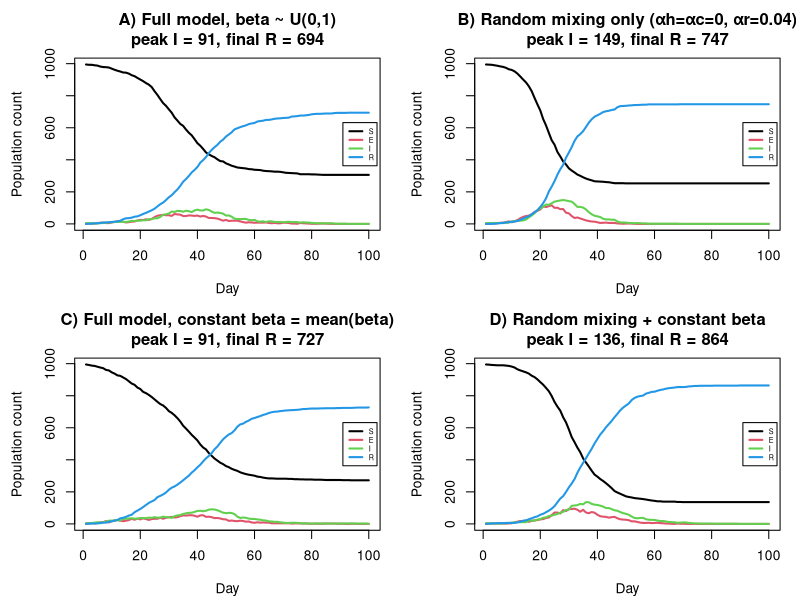

Write R code to recreate this figure.
###########################################################
####proj2 - Group 33 - Extended Statistical Programming ###
#### Group members as below ################################
#### Shuo Li (s2795688), Zhe Zhu (s2841606), Antrea Filippou (s2766374)
#### Contributions as below ################################
#### Shuo Li: xx (xx%) ###
#### Zhe Zhu: xx (xx%) ###
#### Antrea Filippou: xx (xx%) ###
############################################################

## Code to simulate epidemic dynamics using a social-structured SEIR model.
## The challenge is to extend the basic SEIR model by introducing 
## realistic social structures into how infections spread.
## In the basic SEIR model, people are assumed to infect each other completely at random. 
## Here we assume that people live in households and also have their own regular contact
## networks, reflecting relatively fixed social interactions like households, workplaces, and friend groups.
## Note that n people are uniformly distributed into household of sizes between 1 and hmax=5.
## Mathematically, there are n people each in one of the following four states: 
## Susceptible (S), Exposed (E), Infectious (I), or Recovered (R).
## Transitions between these states occur with the following daily probabilities:
## S → E : as a result of infection by someone in state I. Several ways for a person i in State I to
##   infect a person j in state S:
##   1. Within-household infection occurs with a daily probability αh of person i infecting j.
##   2. Regular contact network based infection occurs with a daily probability αc of i infecting j.
##   3. Random background infection occurs with probability αr * nc * (β_i * β_j) /
##      (mean(β)^2 * (n - 1)), where βi represents 'sociability' (infectiousness) parameter for the ith person
##      and nc is the average number of contacts per person.
## E → I : with daily probability γ (infection incubation rate)
## I → R : with daily probability δ (recovery rate)
## The aim is to investigate how incorporating social structure changes 
## epidemic dynamic compared to purely random mixing.

hmax<-5  ## use household size maximum to be 5 by default 
n<-1000  ## our code work with any population sizes, here we test and develop with n=1,000

h <- rep(  ## repeat household IDs
  seq_along(household_sizes <- sample(1:hmax, ceiling(n/mean(1:hmax)), replace = TRUE)),  
  ## sample from an integer sequence ranging from 1 to hmax =5 to generate a vector 
  ## representing the household sizes. Repeated selection is allowed in sampling 
  ## to ensure the uniform distribution of household sizes.
  household_sizes  ## repeat IDs according to household size
)[1:n]  ## trim vector to length n

get.net <- function(beta, h, nc = 15) {  
## function to generate regular contact network
## please note that people in the same household are excluded from such contacts. 
## beta is the n vector of β_i value for each person
## nc is the average number of contacts per person
  n <- length(beta)  ## total number of individuals
  if (n < 2L) return(vector("list", n))  ## return empty list if less than 2 people
  bbar <- mean(beta)  ## mean sociability (infectivity) parameter
  cst <- nc / (bbar^2 * (n - 1))  ## constant factor for exact pairwise probability: Pr_ij = cst * β_i * β_j
  alink <- vector("list", n)  ## initialize adjacency list
  
  H_ids <- unique(h)  ## unique household IDs
  HH <- vector("list", length(H_ids))  ## list to hold household members
  names(HH) <- as.character(H_ids)  ## name each list element by household ID
  for (hid in H_ids) {   ## loop over each household
    HH[[as.character(hid)]] <- which(h == hid)  ## store indices of household members
  }
  
  for (i in 1:(n - 1)) {  ## loop over individuals except last
    js <- (i + 1):n   ## potential partners to avoid duplicates
    hid <- h[i]  ## get household ID of i
    hh_members <- HH[[as.character(hid)]]  ## get members of i's household
    js <- setdiff(js, hh_members)  ## exclude same household members 
    if (length(js) == 0) next  ## skip if no partners left
    
    p <- cst * beta[i] * beta[js] ## compute link probabilities
    p[p < 0] <- 0  ## ensure probabilities >= 0
    p[p > 1] <- 1  ## ensure probabilities <= 1
    
    u <- runif(length(js))  ## draw uniform random numbers
    keep <- which(u < p)  ## keep edges where u < probability
    
    if (length(keep)) {  ## if any edges are kept
      nbrs <- js[keep]   ## get connected neighbours indices for i
      alink[[i]] <- c(alink[[i]], nbrs)  ## add neighbours to i's adjacency list
      for (j in nbrs) alink[[j]] <- c(alink[[j]], i) ## symmetrically add i to each neighbor's adjacency list
    }
  }
  
  for (i in seq_len(n)) {  ## loop to clean adjacency list
    if (length(alink[[i]]) > 1)  ## only if person has multiple neighbors
      alink[[i]] <- sort(unique(alink[[i]]))  ## remove duplicates and sort
  }
  
  return(alink) ## return adjacency list
}

#=========================================================
# SEIR simulator with households and contact network
#=========================================================
nseir <- function(beta, h, alink, ## infection rates, household memberships, and regular contacts
                  alpha = c(0.1, 0.01, 0.01), ## infection (household, network, random)
                  delta = 0.2, ## daily probability of recovery
                  gamma = 0.4, ## daily probability of becoming infectious, incubation probability
                  nc = 15, ## average number of contacts per person
                  nt = 100, ## number of days
                  pinf = 0.005)# proportion of the initial population to randomly start in the I state 
                  {
## This function simulates an SEIR epidemic model with household, regular contact network and random mixing. 
## It tracks transitions between S, E, I, and R states over nt days for a population with given beta, h, and alink.
## The model includes infection spread through household, regular network, and random contacts 
## with respective strengths alpha, and accounts for daily infection, exposure, and 
## recovery probabilities (gamma, delta). It returns a list containing daily totals 
## of S, E, I, R, and the time vector t.
  
  n <- length(beta)                                 # total number of individuals
  stopifnot(length(h) == n, length(alink) == n)     # check vector lengths match
  
  bbar <- mean(beta)                                # mean infectivity
  tvec <- seq_len(nt)                               # vector of time steps
  
  S_CODE <- 1L; E_CODE <- 2L; I_CODE <- 3L; R_CODE <- 4L # numeric codes for states
  
  state <- rep.int(S_CODE, n)                       # initialize all as susceptible
  nI0 <- max(1L, round(pinf * n))                  # compute initial infected count
  initI <- sample.int(n, size = nI0, replace = FALSE) # randomly select initial infected
  state[initI] <- I_CODE                            # assign initial infections
  
  H_ids <- unique(h)                                # unique household IDs
  HH <- vector("list", length(H_ids))              # initialize household membership list
  names(HH) <- as.character(H_ids)                # name elements by household ID
  for (hid in H_ids) HH[[as.character(hid)]] <- which(h == hid) # store household members
  
  S_daily <- integer(nt)                            # initialize daily susceptible counts
  E_daily <- integer(nt)                            # initialize daily exposed counts
  I_daily <- integer(nt)                            # initialize daily infectious counts
  R_daily <- integer(nt)                            # initialize daily recovered counts
  
  c_mix <- alpha[3] * nc / (bbar^2 * (n - 1))      # random mixing constant
  
  for (tt in tvec) {                                # loop over each day
    indS <- which(state == S_CODE)                 # indices of susceptible individuals
    indE <- which(state == E_CODE)                 # indices of exposed individuals
    indI <- which(state == I_CODE)                 # indices of infectious individuals
    indR <- which(state == R_CODE)                 # indices of recovered individuals
    
    S_daily[tt] <- length(indS)                    # record number of susceptibles
    E_daily[tt] <- length(indE)                    # record number of exposed
    I_daily[tt] <- length(indI)                    # record number of infectious
    R_daily[tt] <- length(indR)                    # record number of recovered
    
    if (length(indE)) {                             # E -> I transition
      uEI <- runif(length(indE))                    # random numbers for transition
      toI <- indE[uEI < gamma]                      # exposed becoming infectious
      if (length(toI)) state[toI] <- I_CODE         # update state to infectious
    }
    
    indI <- which(state == I_CODE)                 # re-identify infectious individuals
    if (length(indI)) {                             # I -> R transition
      uIR <- runif(length(indI))                    # random numbers for recovery
      toR <- indI[uIR < delta]                      # identify recovering individuals
      if (length(toR)) state[toR] <- R_CODE         # update state to recovered
    }
    
    indS <- which(state == S_CODE)                 # re-identify susceptible indices
    indI <- which(state == I_CODE)                 # re-identify infectious indices
    if (length(indS) && length(indI)) {            # proceed if both S and I exist
      
      I_hh <- integer(length(H_ids))               # initialize infected counts per household
      names(I_hh) <- as.character(H_ids)           # name by household ID
      I_tab <- table(h[indI])                       # count infectious per household
      if (length(I_tab)) I_hh[names(I_tab)] <- as.integer(I_tab) # fill household infection counts
      
      I_in_S_hh <- I_hh[as.character(h[indS])]    # infectious in each susceptible's household
      Pnh <- (1 - alpha[1])^I_in_S_hh             # probability of avoiding household infection
      
      I_flag <- logical(n)                          # initialize vector for infectious individuals
      I_flag[indI] <- TRUE                          # mark infectious individuals
      count_I_in_S <- integer(length(indS))        # initialize contact counts per susceptible
      
      for (k in seq_along(indS)) {                 # loop over each susceptible
        j <- indS[k]                                # current susceptible index
        nbrs <- alink[[j]]                          # get neighbors from network
        if (length(nbrs)) count_I_in_S[k] <- sum(I_flag[nbrs]) # count infectious neighbors
      }
      
      Pnc <- (1 - alpha[2])^count_I_in_S            # probability avoiding network infection
      sum_beta_I <- sum(beta[indI])                 # sum of infectiousness
      Pnr <- exp(- c_mix * beta[indS] * sum_beta_I) # probability avoiding random infection
      
      P_not_infected <- Pnh * Pnc * Pnr            # overall probability of avoiding infection
      P_infected <- 1 - P_not_infected             # probability of being infected
      
      uSE <- runif(length(indS))                    # random numbers for S->E
      toE <- indS[uSE < P_infected]                # identify susceptible becoming exposed
      if (length(toE)) state[toE] <- E_CODE        # update state to exposed
    }
  }
  
  list(S = S_daily, E = E_daily, I = I_daily, R = R_daily, t = tvec) # return daily SEIR counts
}


# Plotting of SEIR trajectories
# =======================================

plot_nseir <- function(sim, main = "SEIR with Households & Contacts") {
  ## combines SEIR into a matrix and plot their trajectories over time.
  ## use different colors to represent each state and add a legend to distinguish the four lines.
  stopifnot(all(c("S","E","I","R","t") %in% names(sim)))  # check that sim contains all required components
  mat <- cbind(S = sim$S, E = sim$E, I = sim$I, R = sim$R) # combine SEIR vectors into a single matrix for plotting
  op <- par(mar = c(4.2, 4.5, 3.5, 1.2))                  # set plot margins for readability
  on.exit(par(op))                                        # restore previous plot parameters when function exits
  matplot(sim$t, mat, type = "l", lwd = 2,               # plot all four time series as lines
          xlab = "Day", ylab = "Population count", main = main, # set x and y labels and plot title
          lty = 1)                                        # use solid line type for all series
  legend("right", inset = 0.01, lwd = 2, col = 1:4, lty = 1, # add legend to the right side
         legend = c("S","E","I","R"), bg = "white", cex = 0.52) # specify legend labels, background, and font size
}


# ===============================================
# = Compare 4 scenarios & side-by-side plotting =
# ===============================================

run_four_scenarios <- function(n = 1000, nt = 150, hmax = 5, nc = 15,
                               alpha_full = c(0.1, 0.01, 0.01),
                               alpha_random_only = c(0, 0, 0.04),
                               delta = 0.2, gamma = 0.4, pinf = 0.005,
                               seed = 1) {
  # Scenarios:
# A) Full model, beta ~ U(0,1)
# B) Random mixing only (alpha_h = alpha_c = 0, alpha_r = 0.04)
# C) Full model, constant beta = mean(beta)
# D) Random mixing + constant beta
# For fair comparison, use a single RNG seed at start, do not re-seed inside each simulation.
  if (!is.null(seed)) set.seed(seed)  # set random seed if provided for reproducibility
  
  betaA <- runif(n, 0, 1)             # generate n beta values uniformly between 0 and 1
  household_sizes <- sample(1:hmax, ceiling(n/mean(1:hmax)), replace = TRUE)
  h <- rep(seq_along(household_sizes), household_sizes)[1:n]
  
  alink <- get.net(betaA, nc = nc, h = h)   # generate contact network using betaA and households
  
  simA <- nseir(betaA, h, alink,        # scenario A: full SEIR model
                alpha = alpha_full, delta = delta, gamma = gamma,
                nc = nc, nt = nt, pinf = pinf)
  
  simB <- nseir(betaA, h, alink,        # scenario B: random mixing only
                alpha = alpha_random_only, delta = delta, gamma = gamma,
                nc = nc, nt = nt, pinf = pinf)
  
  betaC <- rep(mean(betaA), n)          # scenario C: constant beta equal to mean(betaA)
  alinkC <- get.net(betaC, nc = nc, h = h) # generate new network using constant beta
  
  simC <- nseir(betaC, h, alinkC,      # scenario C: full SEIR with constant beta
                alpha = alpha_full, delta = delta, gamma = gamma,
                nc = nc, nt = nt, pinf = pinf)
  
  simD <- nseir(betaC, h, alinkC,      # scenario D: random mixing + constant beta
                alpha = alpha_random_only, delta = delta, gamma = gamma,
                nc = nc, nt = nt, pinf = pinf)
  
  mk_title <- function(lbl, sim) {
    # Helper function to create a compact title showing peak I and final R
    peakI <- max(sim$I)                 # find maximum number of infectious individuals
    finR  <- tail(sim$R, 1)             # find final number of recovered individuals
    paste0(lbl, "\npeak I = ", peakI, ", final R = ", finR) # compose title string
  }
  
  op <- par(mfrow = c(2, 2), mar = c(4.2, 4.5, 3.5, 1.2)) # set 2x2 plot layout and margins
  on.exit(par(op), add = TRUE)       # restore original plotting parameters on exit
  plot_nseir(simA, main = mk_title("A) Full model, beta ~ U(0,1)", simA)) # plot scenario A
  plot_nseir(simB, main = mk_title("B) Random mixing only (αh=αc=0, αr=0.04)", simB)) # plot scenario B
  plot_nseir(simC, main = mk_title("C) Full model, constant beta = mean(beta)", simC)) # plot scenario C
  plot_nseir(simD, main = mk_title("D) Random mixing + constant beta", simD)) # plot scenario D
  
  invisible(list(A = simA, B = simB, C = simC, D = simD,  # return results invisibly
                 betaA = betaA, betaC = betaC, h = h,
                 alinkA = alink, alinkC = alinkC))
}

# ===========================
# Example: run the scenarios
# ===========================
# (Reproducible with a single seed at the start; no reseeding inside.)

set.seed(42)
res <- run_four_scenarios(
  n = 1000,
  nt = 100,
  hmax = 5,
  nc = 15,
  alpha_full = c(0.1, 0.01, 0.01),
  alpha_random_only = c(0, 0, 0.04),
  delta = 0.2,
  gamma = 0.4,
  pinf = 0.005,
  seed = NULL  # already seeded above; leave NULL to avoid resetting inside
)

# ---------------------------
# Brief commentary:
# ---------------------------
#  runs, scenarios with structured mixing (A, C) produce
# - slightly later and/or lower peaks than pure random mixing (B, D),
# - smaller final size when heterogeneity in beta is present (A vs C),
# consistent with the notes: variability and clustering suppress spread.
